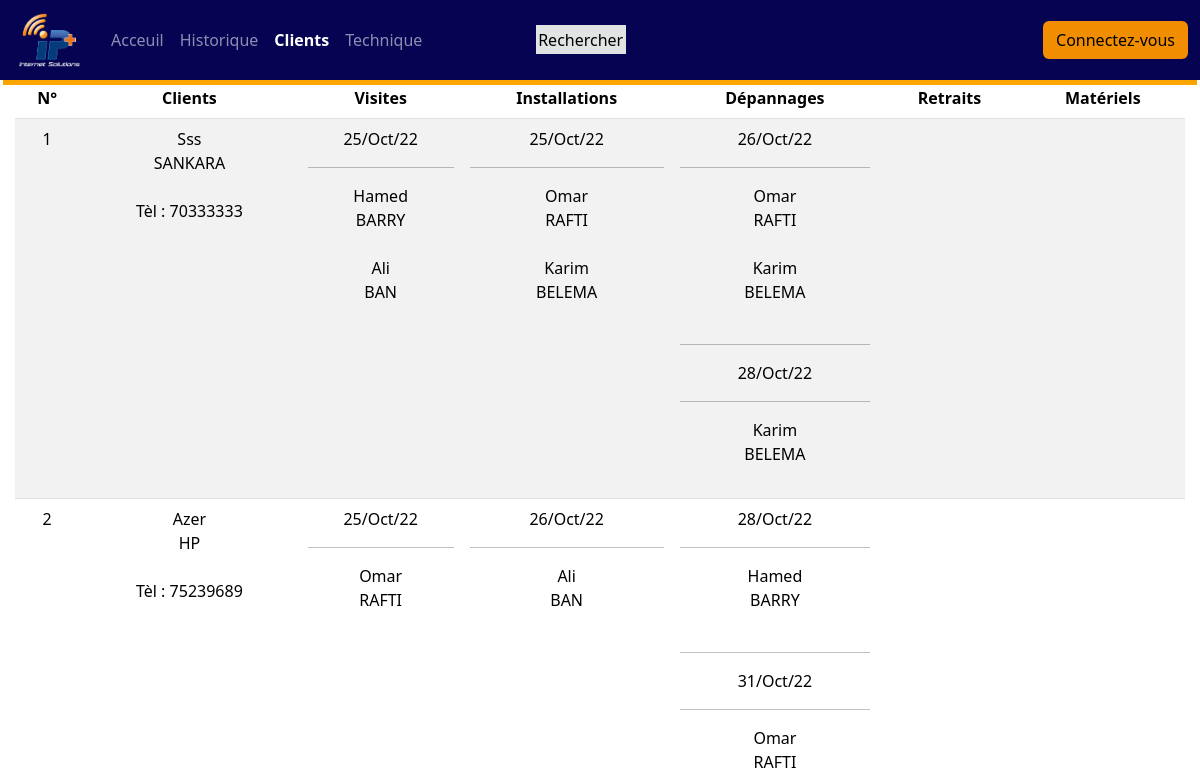
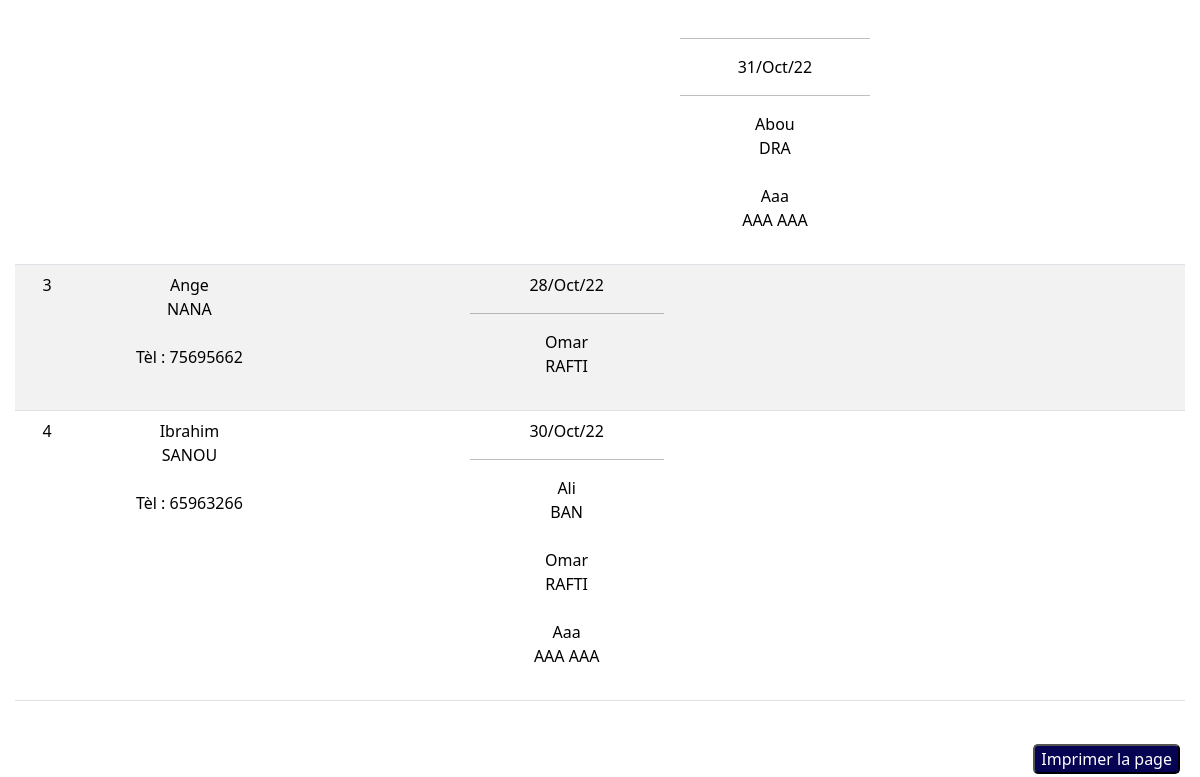
Before: /client/all with the older database file (2 pictures, top to bottom).
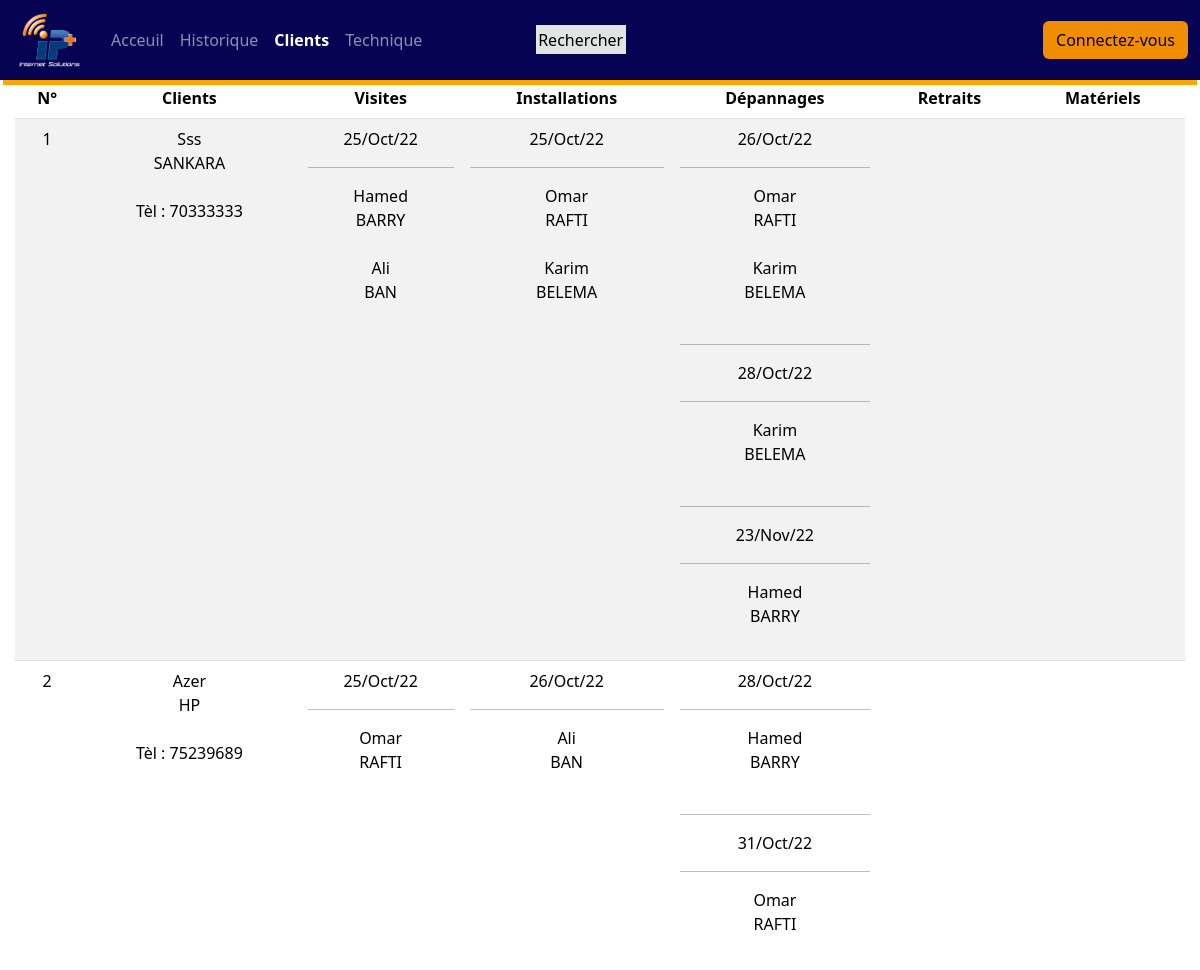
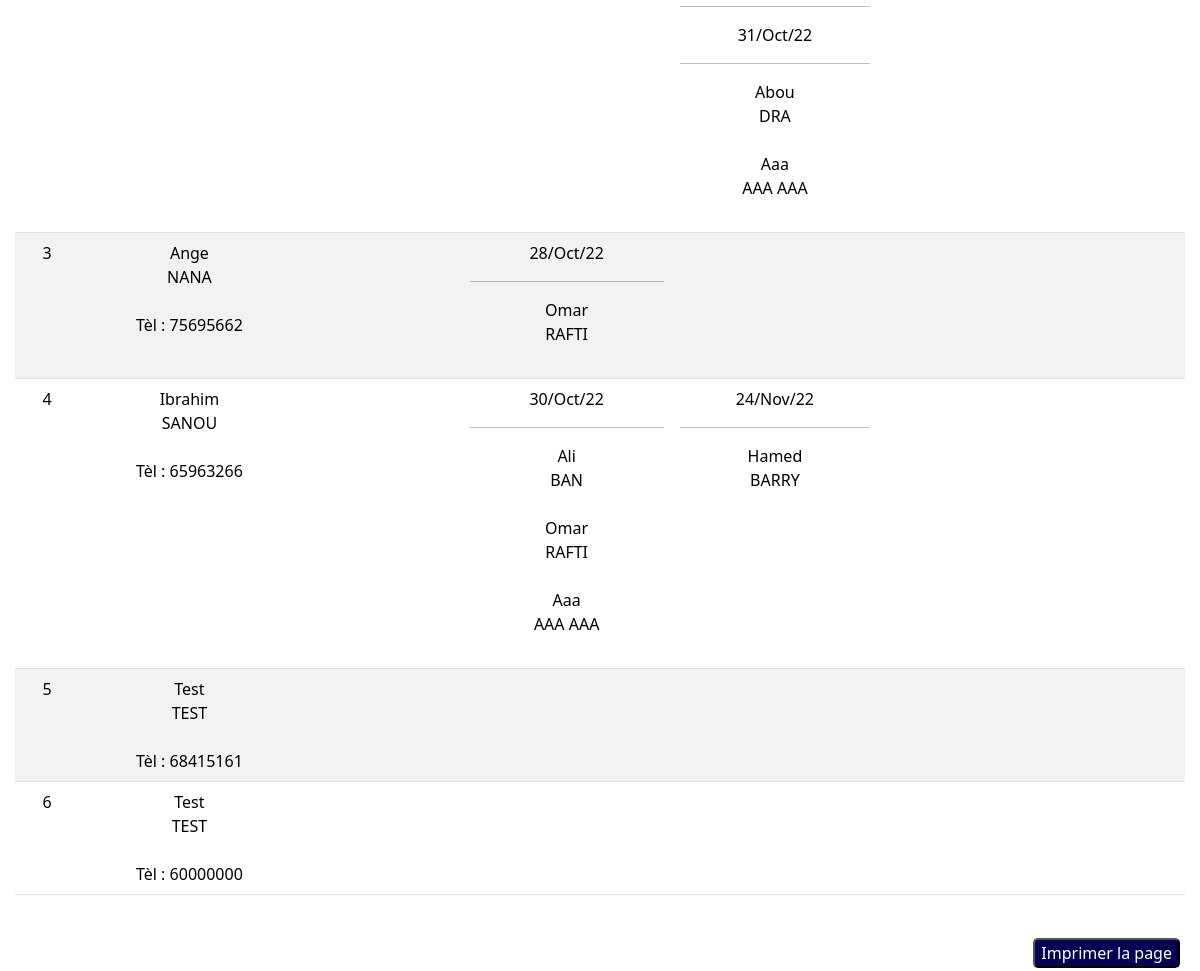
After: the same page with the newer database file (2 pictures, top to bottom).
### home/models.py (models this page shows, shortened)
class Client(models.Model):
    first_name = models.CharField(max_length=30)
    last_name = models.CharField(max_length=40)
    phone_number = models.IntegerField()
    routeur = models.ForeignKey(Routeur,on_delete=models.CASCADE,null=True)
    antenne = models.ForeignKey(Antenne,on_delete=models.CASCADE,null=True)

class Visite(models.Model):
    date = models.DateField(auto_now_add=True)
    heure = models.TimeField(auto_now_add=True)
    possible = models.CharField(max_length=4,choices=choix,default="oui")
    comment = models.TextField(max_length=250)
    employe = models.ManyToManyField(Employe)
    client = models.OneToOneField(Client,on_delete=models.CASCADE)

class Employe(models.Model):
    choix = [
        ('DG', 'Directeur Générale'),
        ('DAF', 'Directeur Affaire Financière'),
        ('DT', 'Directeur Technique'),
        ('Ingénieur', 'Ingénieur'),
        ('Technicien', 'Technicien'),
        ('Commercial', 'Commercial'),
    ]
    first_name = models.CharField(max_length=30)
    last_name = models.CharField(max_length=40)
    job = models.CharField(max_length=20,choices=choix,default='Technicien')
    phone_number = models.IntegerField()
    leave = models.BooleanField(default=False)
    profil = models.ImageField(upload_to='profil',null=True,blank=True)

class Installation(models.Model):
    date = models.DateField(auto_now_add=True)
    heure = models.TimeField(auto_now_add=True)
    client = models.OneToOneField(Client,on_delete=models.CASCADE)
    employe = models.ManyToManyField(Employe, blank=True)
    etat = models.CharField(max_length=4,choices=choix, default="oui")
    comment = models.TextField(max_length=250)
    caractéristique = models.ImageField(upload_to='caracteristique',null=True)
    mat = models.ImageField(upload_to='mat',null=True)

class Depannage(models.Model):
    date = models.DateField(auto_now_add=True)
    heure = models.TimeField(auto_now_add=True)
    client = models.ForeignKey(Client,on_delete=models.CASCADE)
    employe = models.ManyToManyField(Employe)
    etat = models.CharField(max_length=4,choices=choix, default="oui")
    comment = models.TextField(max_length=250)
    caractéristique = models.ImageField(upload_to='caracteristique',blank=True,null=True)
    mat = models.ImageField(upload_to='mat',blank=True,null=True)

### home/views.py (the view)
# urls.py: path('client/all', views.clientsAll, name='clientsAll'),
def clientsAll(request):
    users = Client.objects.all()
    clients = []
    for user in users:
        visite = Visite.objects.filter(client = user)
        installation = Installation.objects.filter(client = user)
        depannage = Depannage.objects.filter(client = user)
        retrait = Retrait.objects.filter(client = user)
        routeur = Routeur.objects.filter(client = user)
        antenne = Antenne.objects.filter(client = user)
        client = {
            'visites' : visite,
            'installations' : installation,
            'depannages' : depannage,
            'retraits' : retrait,
            'user' : user,
            'routeurs' : routeur,
            'antennes' : antenne,
        }
        clients.append(client)
        context = {
            'clients' : clients
        }
    return render(request,'home/clientsAll.html',context)

### home/templates/home/clientsAll.html (shortened to what this page needs)
{% extends './base.html' %}
{% load static %}
{% block recherche %}
  <a href="{% url 'clients'%}" style="background-color: #E2E4E4;text-decoration: none;color: black; padding:0.4%;margin-left: 15% ;">
  Rechercher
  </a>
{% endblock %}
{% block content %}
   <br>
	<div class="voir" style="margin-right: 15px; margin-left: 15px;">
		<table class="table table-striped">
		  <thead class="thead-light">
		    <tr>
		      <th scope="col" class=" centre">N°</th>
		      <th scope="col" class="centre">Clients</th>
		      <th scope="col" class="centre"> Visites </th>
		      <th scope="col" class="centre">Installations</th>
		      <th scope="col" class="centre">Dépannages</th>
		      <th scope="col" class="centre">Retraits</th>
		      <th scope="col" class="centre">Matériels</th>
		    </tr>
		  </thead>
		  <tbody>
		  {% for client in clients %}
		    <tr>
		      <td class="centre"> {{client.user.pk}} </td>
		      <td class="centre">{{client.user.first_name | title }} <br>{{client.user.last_name |upper}}<br><br> Tèl : {{ client.user.phone_number }}</td>
		      <td class="centre">
		      	{% for visite in client.visites %}
		      	{{visite.date|date:"d/M/y"}}
		      	<hr>
		      		{% for employe in visite.employe.all %}
		      			{{ employe.first_name | title  }}<br>{{ employe.last_name |upper}} <br><br>
		   				{% endfor %}
		   			{% endfor %}
		      </td>
		      <td class="centre">
		      	{% for installation in client.installations %}
		      	{{installation.date|date:"d/M/y"}}
		      	<hr>
		      		{% for employe in installation.employe.all %}
		      			{{ employe.first_name | title  }}<br>{{ employe.last_name |upper}} <br><br>
		   				{% endfor %}
		   			{% endfor %}
		      </td>
		      <td class="centre">
		      	{% for depannage in client.depannages %}
		      		{% if client.depannages.0 != depannage%}
								<hr>
							{% endif%}
		      	{{depannage.date|date:"d/M/y"}}
		      	<hr>
		      		{% for employe in depannage.employe.all %}
		      			{{ employe.first_name | title  }}<br>{{ employe.last_name |upper}} <br><br>
		   				{% endfor %}
		   			{% endfor %}
		      </td>
		      <td class="centre">
		      </td>
		      <td class="centre">
		      </td>
		    </tr>
		   {% endfor %}
		 </tbody>
		</table>
</div>
{% include './impression.html'%}
{% endblock %}

### home/templates/home/base.html (shortened to what this page needs)
<!DOCTYPE html>
<html>
	{% load static %}
	{% load bootstrap5 %}
	{% bootstrap_css %}
	<head>
		<link rel="stylesheet" href="{% static 'css/style.css' %}">
		<link rel="stylesheet" href="https://cdnjs.cloudflare.com/ajax/libs/font-awesome/6.1.1/css/all.min.css">
	</head>
				<nav class="navbar navbar-expand-lg navbar-dark bg fixed-top" aria-label="Third navbar example">
			    	<div class="container-fluid">
			    		<a class="navbar-brand" href="#"><img src={% static 'image/logo.PNG' %} id="logo">
						</a>
			    		<div class="collapse navbar-collapse" id="navbarsExample03">
			    	    	<ul class="navbar-nav me-auto mb-2 mb-sm-0 ">
								<li class="nav-item">
									<a class="nav-link a" aria-current="page" href="{% url 'index' %}">Acceuil</a>
			    	      		</li>
			    	      		<li class="nav-item">
			    	        		<a class="nav-link a" href="{% url 'historique'%}">Historique</a>
			    	      		</li>
			    	      		<li class="nav-item">
			    	        		<a class="nav-link a" href="{% url 'clientsAll'%}">Clients</a>
			    	      		</li>
			    	      		<li class="nav-item">
			    	        		<a class="nav-link a" href="{% url 'techniqueAll'%}">Technique</a>
			    	      		</li>
							</ul>
							<div style="display: flex; width: 55%;font-size: 100%;" >
							{% block recherche %}
							{% endblock %}
							</div>
							<form>
				    	     		<button class="btn" style="background-color: #F08D00;" type="submit"><a href="{% url 'index' %}admin">Connectez-vous</a></button>
			    	     	</form>
						</div>
					</div>
			  	</nav>
	    {% block content %}
	    {% endblock %}
	</body>
</html>

### home/templates/home/impression.html (shortened to what this page needs)
   <br>
   <button onclick="imprimer()" class="bleu whiteT boutton">Imprimer la page</button>

### home/static/css/style.css (style rules this page uses)
#logo { width: 75px; }
button > a { text-decoration: none; color: black; }
.bg { background-color: #060452; }
.bleu { margin: 3px; background-color: #060452; }
.whiteT { color: white; }
.boutton { border-radius: 5px 5px 5px 5px; float: right; margin-right: 20px; }
.centre { text-align: center; }

Changed rows visible on the page:
added Depannage: date "23/Nov/22", Employe (first_name "Hamed", last_name "BARRY"), shown under Client "Sss"
added Depannage: date "24/Nov/22", Employe (first_name "Hamed", last_name "BARRY"), shown under Client "Ibrahim"
added Client: user.pk "5", user.first_name "Test", user.last_name "TEST", user.phone_number "68415161"
added Client: user.pk "6", user.first_name "Test", user.last_name "TEST", user.phone_number "60000000"
